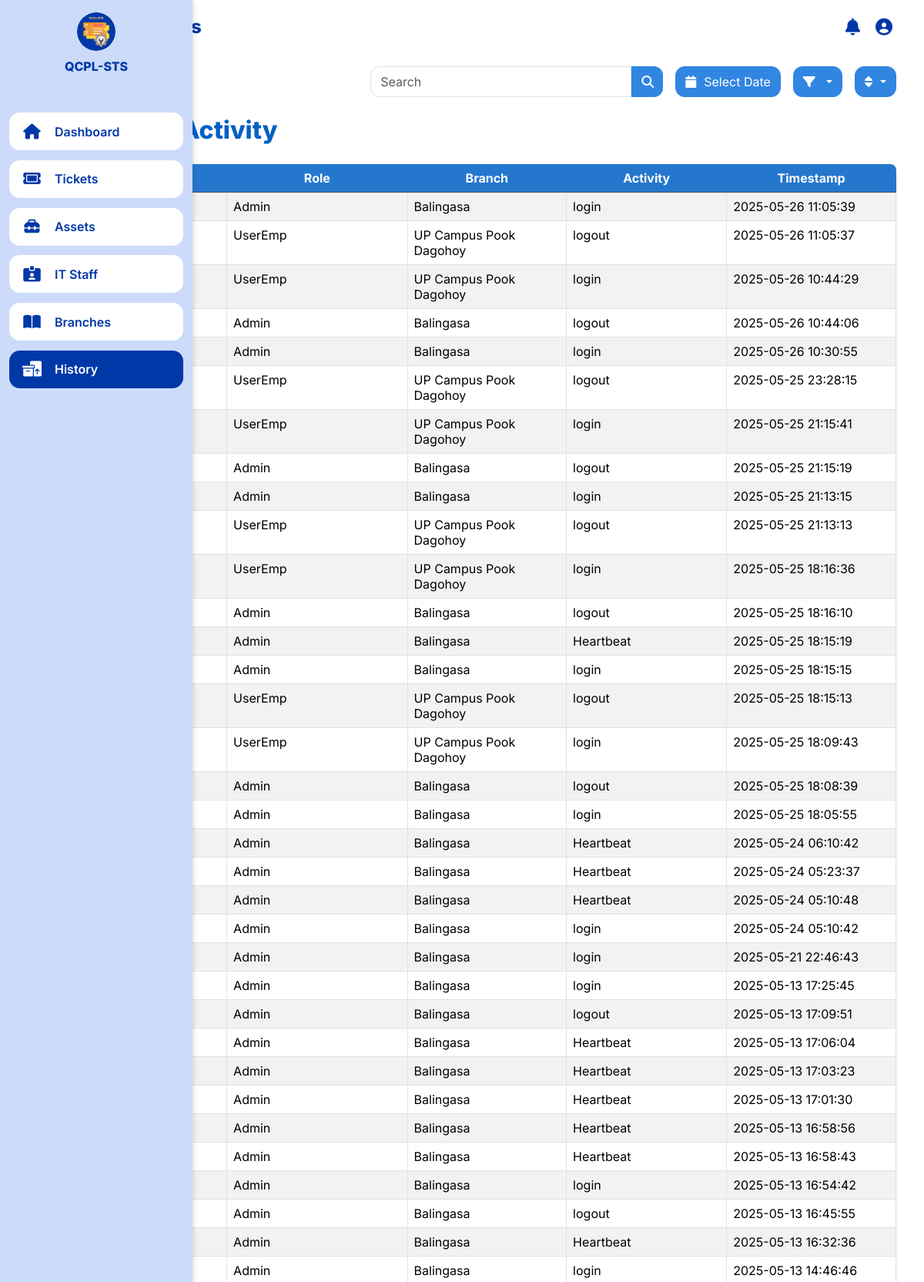
Page /auth/activityLogs.php (signed in, upper part) on the committed database.
### tables this page shows
CREATE TABLE `t_activitylogs` (
  `id` int(11) NOT NULL,
  `UserId` int(11) NOT NULL,
  `activity_type` varchar(35) NOT NULL,
  `activity_time` datetime DEFAULT current_timestamp()
);

CREATE TABLE `t_roles` (
  `RoleId` int(11) NOT NULL,
  `RoleName` enum('UserEmp','ITstaff','BranchAdmin','Admin') NOT NULL
);

CREATE TABLE `t_branch` (
  `BranchId` int(11) NOT NULL,
  `BranchName` varchar(50) NOT NULL,
  `DistrictId` int(11) NOT NULL,
  `Location` varchar(200) DEFAULT NULL
);

### auth/activityLogs.php (the view, shortened to what this page needs)
<?php
include '../Includes/config.php';
$roleId = $_SESSION['RoleId'];
$firstName = $_SESSION['FirstName'];
if ($isAdmin = $roleId == 1) {
    $sql = "SELECT al.id, u.FirstName, r.RoleName, b.BranchName, al.activity_type, al.activity_time
            FROM t_activitylogs al
            JOIN t_users u ON al.UserId = u.UserId
            JOIN t_roles r ON u.RoleId = r.RoleId
            JOIN t_branch b ON u.BranchId = b.BranchId
            ORDER BY al.activity_time DESC";
    $stmt = $conn->prepare($sql);
    $stmt->execute();
}
$logs = $stmt->fetchAll(PDO::FETCH_ASSOC);
$redirectLink = match ($roleId) {
    1 => '../admin/admindashboard.php',
    2 => '../branchadmin/bradmindashboard.php',
    3 => '../ITstaff/ITdashboard.php',
    default => '../employee/home.php',
};
?>
<!DOCTYPE html>
<html lang="en">
<head>
    <link rel ="stylesheet" href="../asset/css/sidebar.css">
    <link rel="stylesheet" href="../asset/css/admin-dashboard.css">
    <link rel="stylesheet" href="../asset/css/admin-activity-mgmt.css">
    <link rel ="stylesheet" href="../asset/css/pagination.css">
    <link href="https://cdn.jsdelivr.net/npm/bootstrap@5.3.3/dist/css/bootstrap.min.css" rel="stylesheet">
    <link rel="stylesheet" href="https://cdnjs.cloudflare.com/ajax/libs/font-awesome/6.5.1/css/all.min.css">
</head>
<body>
    <div class="layout-container d-flex">
        <?php include '../admin/inc/sidebar.php'; ?>
        <div class="main-wrapper w-100" style="margin-left: 80px; margin-top: 30px;">
        <main class="px-4 py-5">
        <div class="col-12">
                <div class="d-flex flex-wrap align-items-center justify-content-between mt-2">
                    <div style="flex: 0 0 auto;">
                        <button class="btn btn-back" onclick="window.location.href = '<?php echo $redirectLink; ?>'">
                        <i class="fa-solid fa-arrow-left me-1"></i>Back</button>
                    </div>
                    <div class="d-flex flex-wrap align-items-center gap-3" style="flex: 1 1 auto; justify-content: flex-end;">
                    <div class="input-group" style="max-width: 380px;">
                    <input type="text" id="searchInput" class="form-control" placeholder="Search" aria-label="Search" aria-describedby="search-icon">
                    <span class="input-group-text control-btn" id="search-icon">
                        <i class="fa fa-search"></i>
                    </span>
                    </div>
                    <button class="btn btn-outline-secondary control-btn" type="button">
                        <i class="fa fa-calendar me-1"></i> Select Date
                    </button>
                    <div class="dropdown">
                        <button class="btn btn-outline-secondary dropdown-toggle control-btn" type="button" data-bs-toggle="dropdown">
                            <i class="fa fa-filter me-1"></i>
                        </button>
                    </div>
                    <div class="dropdown">
                        <button class="btn btn-outline-secondary dropdown-toggle control-btn" type="button" data-bs-toggle="dropdown">
                        <i class="fa-solid fa-sort"></i>
                        </button>
                    </div>
                </div>
                </div>
        <div class="row no-gutters mt-4">
                <div class="col-12">
                    <div class="row no-gutters">
                        <div class="col-6">
                            <h2 class="mb-4"><?= $roleId == 1 ? "All User Activity" : "$firstName's Activity Logs" ?></h2>
                        </div>
                        <div class="col-6">
                        </div>
                        <div class="table-responsive">
                        <table id="logsTable" class="table table-striped table-hover">
                            <thead class="table-dark">
                            <tr>
                                <?php if ($roleId == 1): ?>
                                    <th style="width: 3%">User</th>
                                    <th style="width: 3%">Role</th>
                                    <th style="width: 3%">Branch</th>
                                <?php endif; ?>
                                <th style="width: 3%">Activity</th>
                                <th style="width: 3%">Timestamp</th>
                            </tr>
                            </thead>
                            <tbody>
                                <?php if (count($logs) > 0): ?>
                                    <?php foreach ($logs as $log): ?>
                                        <tr>
                                            <?php if ($roleId == 1): ?>
                                                <td><?= htmlspecialchars($log['FirstName']) ?></td>
                                                <td><?= htmlspecialchars($log['RoleName']) ?></td>
                                                <td><?= htmlspecialchars($log['BranchName']) ?></td>
                                            <?php endif; ?>
                                            <td><?= htmlspecialchars($log['activity_type']) ?></td>
                                            <td><?= htmlspecialchars($log['activity_time']) ?></td>
                                        </tr>
                                    <?php endforeach; ?>
                                <?php else: ?>
                                    <tr>
                                        <td colspan="<?= $roleId == 1 ? 5 : 2 ?>" class="text-center">No activity logs found.</td>
                                    </tr>
                                <?php endif; ?>
                            </tbody>
                        </table>
                    </div>
                </div>
            </div>
        </div>
    </main>
    </div>
    </div>
</body>
</html>

### asset/css/sidebar.css (style rules this page uses)
* { box-sizing: border-box; font-family: 'Inter', sans-serif; margin: 0; padding: 0; }
.layout-container { height: 100vh; background-color: white; }

### asset/css/admin-dashboard.css (style rules this page uses)
* { box-sizing: border-box; font-family: 'Inter', sans-serif; margin: 0; padding: 0; }
body { background-color: #f3f2f7; overflow-x: hidden; }
main { margin-right: 12px; }
.table { width: 100%; margin-top: 20px; border-collapse: collapse; border-radius: 8px; overflow: hidden; box-shadow: 0 1px 4px rgba(0,0,0,0.1); }
.table td { padding: 8px; text-align: left; border: 1px solid #dee2e6; }
.table thead th { background-color: #2577ce; color: white; text-align: center; }
.table-striped tbody tr:nth-of-type(odd) { background-color: #f2f2f2; }

### asset/css/admin-activity-mgmt.css (style rules this page uses)
* { box-sizing: border-box; font-family: 'Inter', sans-serif; margin: 0; padding: 0; }
body { background-color: #f3f2f7; overflow-x: hidden; }
main { margin-right: 12px; }
.me-1 { margin-right: 0.25rem; }
.btn-back { background-color: #b6d6f9 !important; border-radius: 15px !important; font-size: 17px !important; width: 90px !important; font-weight: 600 !important; height: 2.5rem !important; color: #0060c7 !important; border: none !important; }
h2 { font-weight: 800 !important; color: #0060c7 !important; font-size: 2rem !important; }
.input-group-text.control-btn { border-top-right-radius: 12px !important; border-bottom-right-radius: 12px !important; border-top-left-radius: 0 !important; border-bottom-left-radius: 0 !important; border-right: none !important; }
.form-control { border-top-right-radius: 0 !important; border-bottom-right-radius: 0 !important; border-top-left-radius: 12px !important; border-bottom-left-radius: 12px !important; height: 40px; }
.control-btn { border-radius: 12px !important; height: 40px !important; display: flex !important; align-items: center !important; gap: 6px !important; margin-left: 0 !important; transition: all 0.2s ease !important; background-color: #3086e1 !important; border-color: #3086e1 !important; color: white !important; }
.table { width: 100%; margin-top: 1px; border-collapse: collapse; border-radius: 8px; overflow: hidden; box-shadow: 0 1px 4px rgba(0,0,0,0.1); }
.table td { padding: 8px; text-align: left; border: 1px solid #dee2e6; }
.table thead th { background-color: #2577ce; color: white; text-align: center; }

### rows in the picture
t_activitylogs: t_roles.RoleName "Admin", t_branch.BranchName "Balingasa", activity_type "login", activity_time "2025-05-26 11:05:39"
t_activitylogs: t_roles.RoleName "UserEmp", t_branch.BranchName "UP Campus Pook Dagohoy", activity_type "logout", activity_time "2025-05-26 11:05:37"
t_activitylogs: t_roles.RoleName "UserEmp", t_branch.BranchName "UP Campus Pook Dagohoy", activity_type "login", activity_time "2025-05-26 10:44:29"
t_activitylogs: t_roles.RoleName "Admin", t_branch.BranchName "Balingasa", activity_type "logout", activity_time "2025-05-26 10:44:06"
t_activitylogs: t_roles.RoleName "Admin", t_branch.BranchName "Balingasa", activity_type "login", activity_time "2025-05-26 10:30:55"
t_activitylogs: t_roles.RoleName "UserEmp", t_branch.BranchName "UP Campus Pook Dagohoy", activity_type "logout", activity_time "2025-05-25 23:28:15"
t_activitylogs: t_roles.RoleName "UserEmp", t_branch.BranchName "UP Campus Pook Dagohoy", activity_type "login", activity_time "2025-05-25 21:15:41"
t_activitylogs: t_roles.RoleName "Admin", t_branch.BranchName "Balingasa", activity_type "logout", activity_time "2025-05-25 21:15:19"
t_activitylogs: t_roles.RoleName "Admin", t_branch.BranchName "Balingasa", activity_type "login", activity_time "2025-05-25 21:13:15"
t_activitylogs: t_roles.RoleName "UserEmp", t_branch.BranchName "UP Campus Pook Dagohoy", activity_type "logout", activity_time "2025-05-25 21:13:13"
t_activitylogs: t_roles.RoleName "UserEmp", t_branch.BranchName "UP Campus Pook Dagohoy", activity_type "login", activity_time "2025-05-25 18:16:36"
t_activitylogs: t_roles.RoleName "Admin", t_branch.BranchName "Balingasa", activity_type "logout", activity_time "2025-05-25 18:16:10"
t_activitylogs: t_roles.RoleName "Admin", t_branch.BranchName "Balingasa", activity_type "Heartbeat", activity_time "2025-05-25 18:15:19"
t_activitylogs: t_roles.RoleName "Admin", t_branch.BranchName "Balingasa", activity_type "login", activity_time "2025-05-25 18:15:15"
t_activitylogs: t_roles.RoleName "UserEmp", t_branch.BranchName "UP Campus Pook Dagohoy", activity_type "logout", activity_time "2025-05-25 18:15:13"
t_activitylogs: t_roles.RoleName "UserEmp", t_branch.BranchName "UP Campus Pook Dagohoy", activity_type "login", activity_time "2025-05-25 18:09:43"
t_activitylogs: t_roles.RoleName "Admin", t_branch.BranchName "Balingasa", activity_type "logout", activity_time "2025-05-25 18:08:39"
t_activitylogs: t_roles.RoleName "Admin", t_branch.BranchName "Balingasa", activity_type "login", activity_time "2025-05-25 18:05:55"
t_activitylogs: t_roles.RoleName "Admin", t_branch.BranchName "Balingasa", activity_type "Heartbeat", activity_time "2025-05-24 06:10:42"
t_activitylogs: t_roles.RoleName "Admin", t_branch.BranchName "Balingasa", activity_type "Heartbeat", activity_time "2025-05-24 05:23:37"
t_activitylogs: t_roles.RoleName "Admin", t_branch.BranchName "Balingasa", activity_type "Heartbeat", activity_time "2025-05-24 05:10:48"
t_activitylogs: t_roles.RoleName "Admin", t_branch.BranchName "Balingasa", activity_type "login", activity_time "2025-05-24 05:10:42"
t_activitylogs: t_roles.RoleName "Admin", t_branch.BranchName "Balingasa", activity_type "login", activity_time "2025-05-21 22:46:43"
t_activitylogs: t_roles.RoleName "Admin", t_branch.BranchName "Balingasa", activity_type "login", activity_time "2025-05-13 17:25:45"
t_activitylogs: t_roles.RoleName "Admin", t_branch.BranchName "Balingasa", activity_type "logout", activity_time "2025-05-13 17:09:51"
t_activitylogs: t_roles.RoleName "Admin", t_branch.BranchName "Balingasa", activity_type "Heartbeat", activity_time "2025-05-13 17:06:04"
t_activitylogs: t_roles.RoleName "Admin", t_branch.BranchName "Balingasa", activity_type "Heartbeat", activity_time "2025-05-13 17:03:23"
t_activitylogs: t_roles.RoleName "Admin", t_branch.BranchName "Balingasa", activity_type "Heartbeat", activity_time "2025-05-13 17:01:30"
t_activitylogs: t_roles.RoleName "Admin", t_branch.BranchName "Balingasa", activity_type "Heartbeat", activity_time "2025-05-13 16:58:56"
t_activitylogs: t_roles.RoleName "Admin", t_branch.BranchName "Balingasa", activity_type "Heartbeat", activity_time "2025-05-13 16:58:43"
t_activitylogs: t_roles.RoleName "Admin", t_branch.BranchName "Balingasa", activity_type "login", activity_time "2025-05-13 16:54:42"
t_activitylogs: t_roles.RoleName "Admin", t_branch.BranchName "Balingasa", activity_type "logout", activity_time "2025-05-13 16:45:55"
t_activitylogs: t_roles.RoleName "Admin", t_branch.BranchName "Balingasa", activity_type "Heartbeat", activity_time "2025-05-13 16:32:36"
t_activitylogs: t_roles.RoleName "Admin", t_branch.BranchName "Balingasa", activity_type "login", activity_time "2025-05-13 14:46:46"
